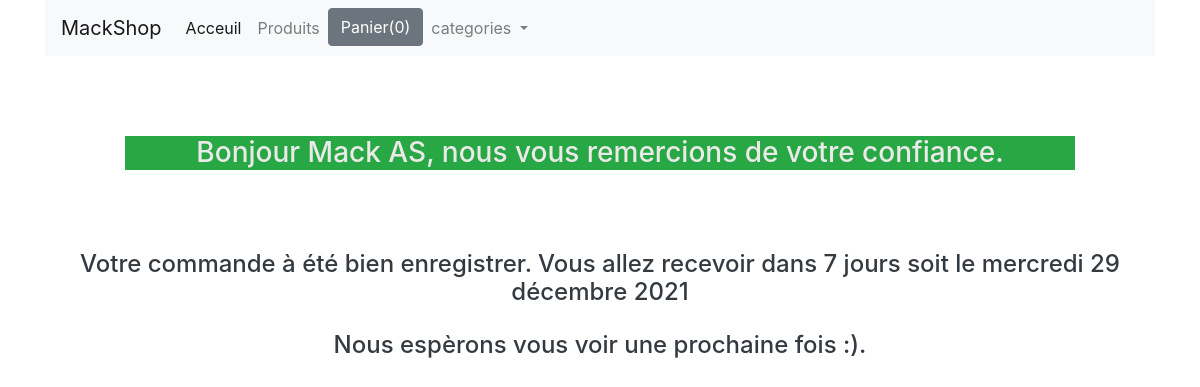
The page /confirmation/ on the database as committed earlier.
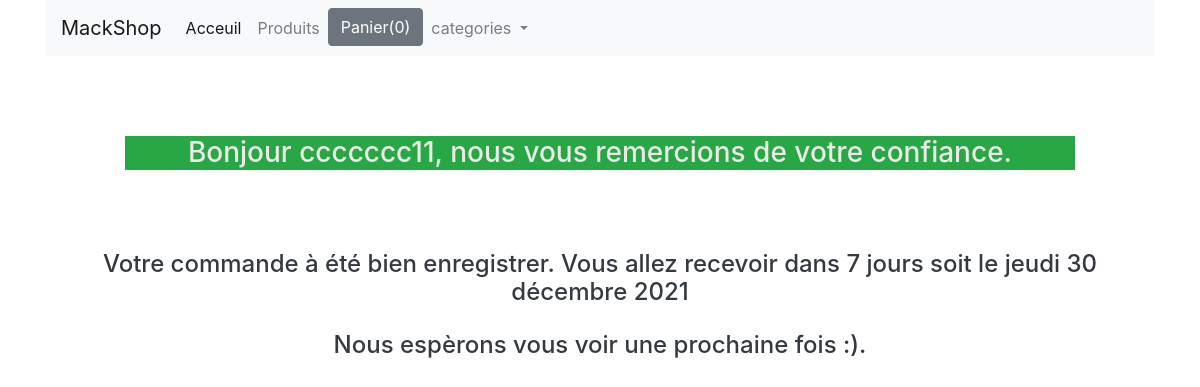
The same page on the database as committed later.
### shop/models.py (models this page shows, shortened)
class Command(models.Model):
    Items = models.CharField(max_length=5000)
    quantity_total = models.IntegerField(default=0)
    price_total = models.CharField(max_length=128)
    nom = models.CharField(max_length=128)
    email = models.EmailField()
    address = models.CharField(max_length=300)
    ville = models.CharField(max_length=100)
    pays = models.CharField(max_length=100)
    codepostal = models.CharField(max_length=100)
    date_command = models.DateTimeField(auto_now=True)
    class Meta:
        ordering = ['-date_command',]

### shop/views.py (the view)
# urls.py: path('confirmation/', confirmation, name='confirmation'),
def confirmation(request):
    info = Command.objects.all()[:1]
    for i in info:
        name = i.nom
        date_livred = i.date_command
    date_livred = date_livred + datetime.timedelta(days=7)
    return render(request, 'shop/confirmation.html', context={"nom": name, "date_livred": date_livred})

### shop/templates/shop/confirmation.html
{% extends "base.html" %}
{% block content %}
<div class="row">
    <div class="col-md-12">
        <h3 style="margin: 5rem; color: rgb(236, 233, 233)" class="text-center bg-success">Bonjour {{ nom }}, nous
            vous
            remercions de votre
            confiance.</h3>
        <h4 class="text-center text-dark">Votre commande à été bien enregistrer. Vous allez recevoir dans 7 jours soit
            le {{ date_livred|date:"l d F Y" }}</h4>
        <h4 style="margin: 1.5rem;" class="text-center text-dark">Nous espèrons vous voir une prochaine fois :).</h4>
    </div>
</div>
{% endblock %}

### templates/base.html (shortened to what this page needs)
<!DOCTYPE html>
<html lang="en">
<head>
  <link rel="stylesheet" href="https://maxcdn.bootstrapcdn.com/bootstrap/4.0.0/css/bootstrap.min.css"
 />
</head>
<body>
  <div class="container">
    <div class="row">
      <div class="col-md-12">
        <nav class="navbar navbar-expand-lg navbar-light bg-light">
          <a class="navbar-brand" href="{% url 'home' %}">MackShop</a>
          <div class="collapse navbar-collapse" id="navbarNavDropdown">
            <ul class="navbar-nav">
              <li class="nav-item active">
                <a class="nav-link" href="{% url 'home' %}">Acceuil <span class="sr-only">(current)</span></a>
              </li>
              <li class="nav-item">
                <a class="nav-link" href="#">Produits</a>
              </li>
              <li class="nav-item">
                <button id="panier" type="button" class="btn btn-secondary" data-container="body" data-toggle="popover"
                  data-placement="bottom" data-content="Vivamus sagittis lacus vel." data-html="true">
                  Panier(0)
                </button>
              </li>
              <li class="nav-item dropdown">
                <a class="nav-link dropdown-toggle" href="#" id="navbarDropdownMenuLink" data-toggle="dropdown"
                  aria-haspopup="true" aria-expanded="false">
                  categories
                </a>
              </li>
            </ul>
          </div>
        </nav>
      </div>
    </div>
    {% block content %}{% endblock %}
  </div>
</body>
</html>

Rows that differ between the two databases and show on the page:
removed Command: nom "Mack AS"
added Command: nom "ccccccc11"
Other text that changed with them:
{{ date_livred|date:"l d F Y" }}: "mercredi 29 décembre 2021" → "jeudi 30 décembre 2021"
